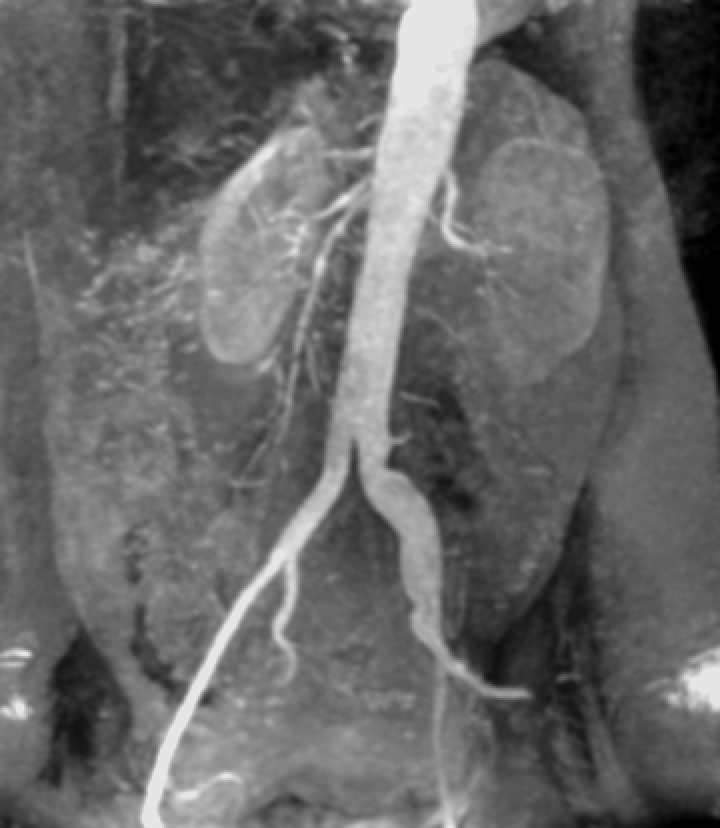
#> input picture dijital_goruntu_isleme/yogunluk_donusumleri/fotograflar/aortic_angiogram.tif, 720 x 828 px
$ python yogunluk_duzeyi_dilimleme.py
#> lines starting #> are read from the running program, lines starting #| are printed output that depends on the picture; after the words box and inside, x2 and y2 are one past the last pixel; in counts of white or black regions, pixels touching at a corner belong together
### dijital_goruntu_isleme/yogunluk_donusumleri/utils.py
import numpy as np


def stack(*args):
    return np.hstack(args)


# [5 lines left out: function rescale, not called in this run]

### dijital_goruntu_isleme/yogunluk_donusumleri/yogunluk_duzeyi_dilimleme.py
import cv2
import matplotlib.pyplot as plt
import numpy as np

from utils import stack, rescale


def binary_dilimleme(foto, A, B, alt_deger, ust_deger):
    foto_cikis = np.full_like(foto, alt_deger)
    index = np.logical_and(foto>A, foto<B)
    foto_cikis[index] = ust_deger
    return foto_cikis


def linear_dilimleme(foto, A, B, deger):
    foto_cikis = foto.copy()
    index = np.logical_and(foto>A, foto<B)
    foto_cikis[index] = deger
    return foto_cikis


foto = cv2.imread("./fotograflar/aortic_angiogram.tif")
#> foto is the input picture: shape (828, 720, 3); min 0, max 230, mean 103.5

A = 150
B = 200
alt_deger = 10
ust_deger = 255

binary_foto = binary_dilimleme(foto, A, B, alt_deger, ust_deger)
#> in binary_dilimleme, `index = np.logical_and(foto>A, foto<B)`:
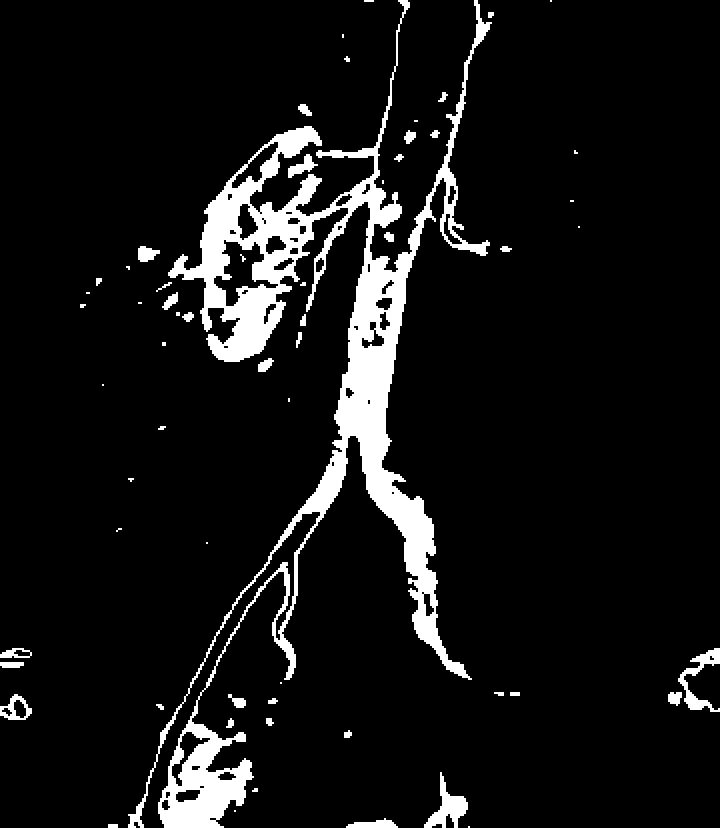
#> index: shape (828, 720, 3) bool; 8.1% white; 61 white regions (20 under 20 px), largest, box (x1, y1, x2, y2) and area: (128, 0, 492, 828) 43264, (424, 772, 468, 828) 932, (678, 648, 720, 712) 840
linear_foto = linear_dilimleme(foto, A, B, ust_deger)
#> in linear_dilimleme, `foto_cikis[index] = deger`:
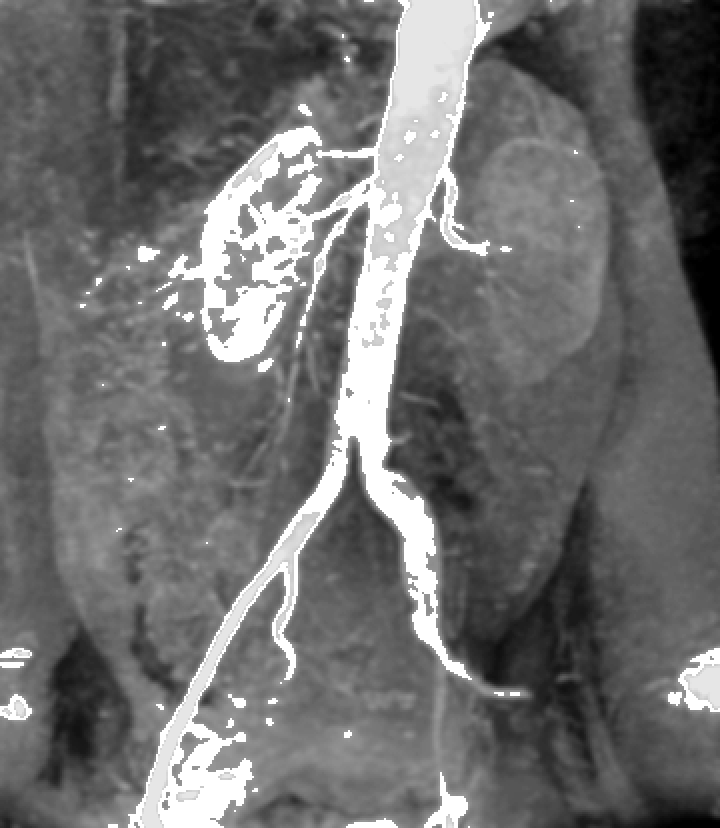
#> foto_cikis: shape (828, 720, 3); 8.15% of pixels changed, all inside (x1, y1, x2, y2) = (0, 0, 720, 828)


yan_yana = stack(foto, binary_foto, linear_foto)
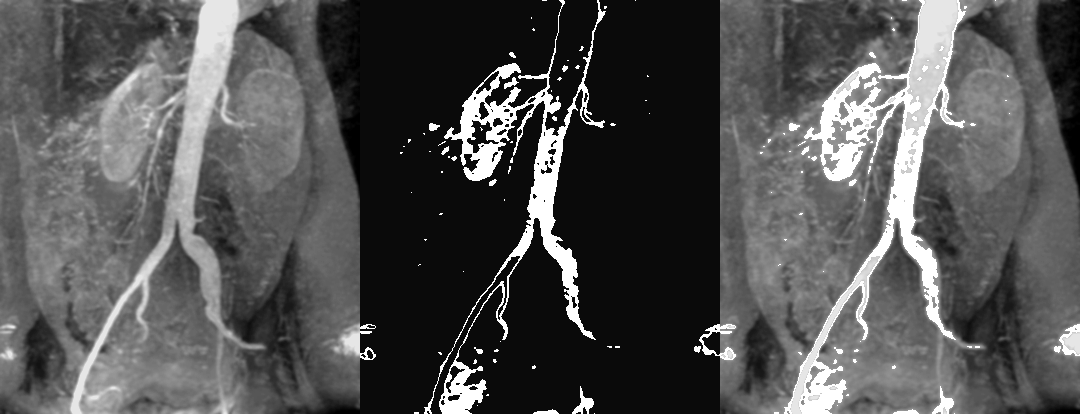
#> yan_yana: shape (828, 2160, 3) (shown at 1/2 size); min 0, max 255, mean 81.3


plt.imshow(yan_yana, cmap="gray")
plt.show()

$ run again, with dijital_goruntu_isleme/yogunluk_donusumleri/fotograflar/dijital_mamografi.tif copied over dijital_goruntu_isleme/yogunluk_donusumleri/fotograflar/aortic_angiogram.tif
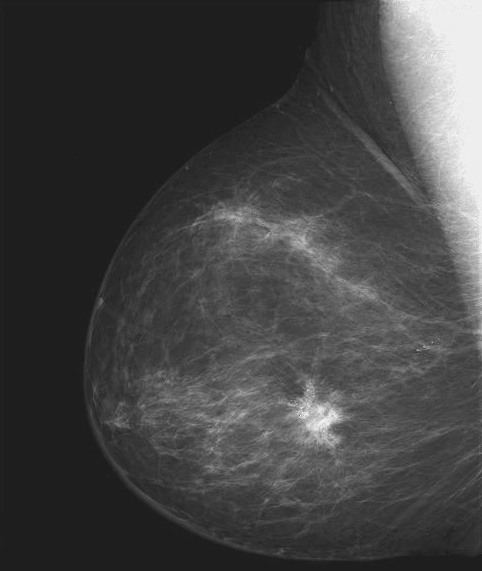
#> input picture dijital_goruntu_isleme/yogunluk_donusumleri/fotograflar/dijital_mamografi.tif, 482 x 571 px
#> foto is the input picture: shape (571, 482, 3); min 21, max 255, mean 66.7
#> in binary_dilimleme, `index = np.logical_and(foto>A, foto<B)`:
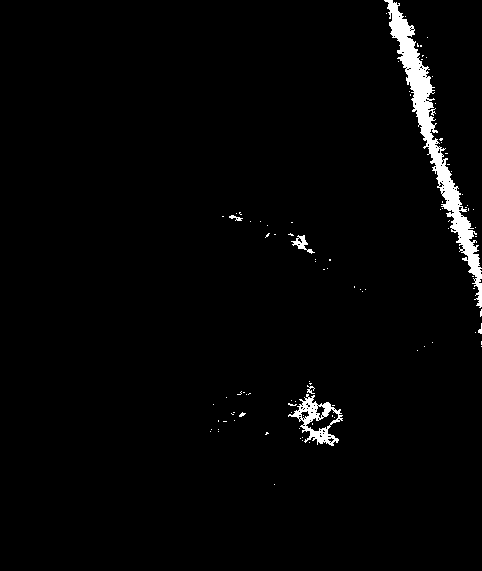
#> index: shape (571, 482, 3) bool; 2.2% white; 98 white regions (92 under 20 px), largest, box (x1, y1, x2, y2) and area: (384, 0, 482, 308) 4488, (288, 394, 343, 446) 963, (291, 235, 315, 254) 147, (229, 215, 243, 221) 40, (307, 385, 315, 394) 34, (478, 323, 482, 334) 23
#> foto_cikis: shape (571, 482, 3); 2.15% of pixels changed, all inside (x1, y1, x2, y2) = (210, 0, 482, 485)
#> `yan_yana = stack(foto, binary_foto, linear_foto)`:
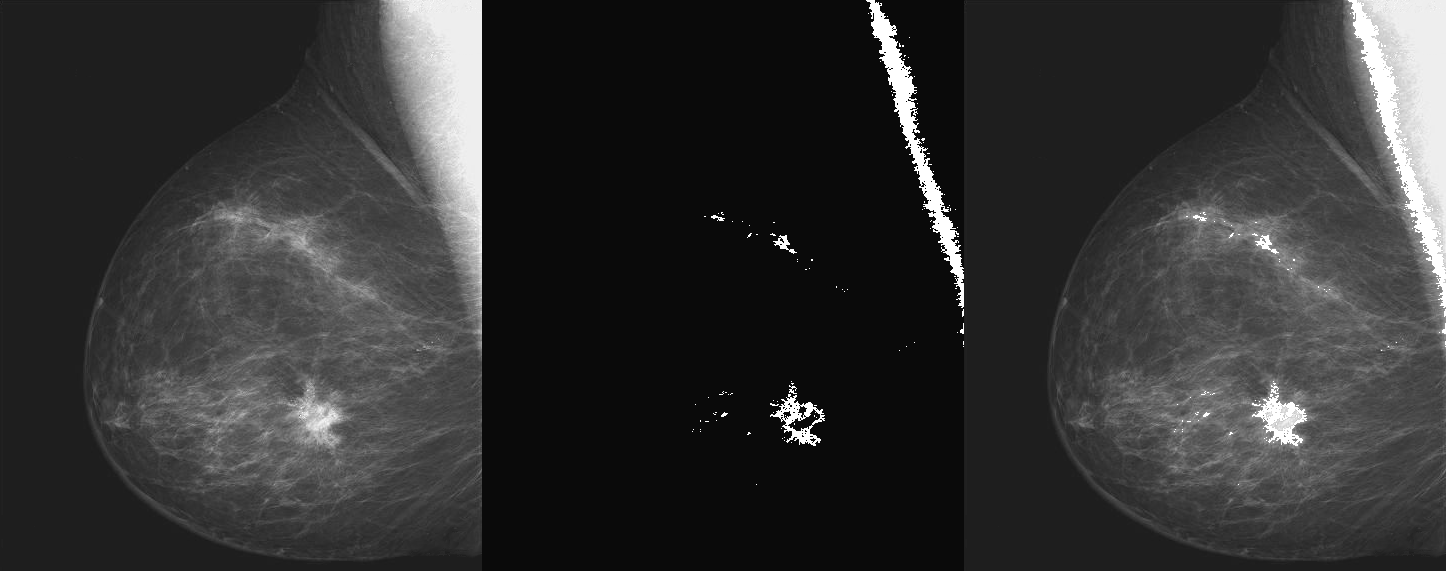
#> yan_yana: shape (571, 1446, 3); min 10, max 255, mean 50.2
